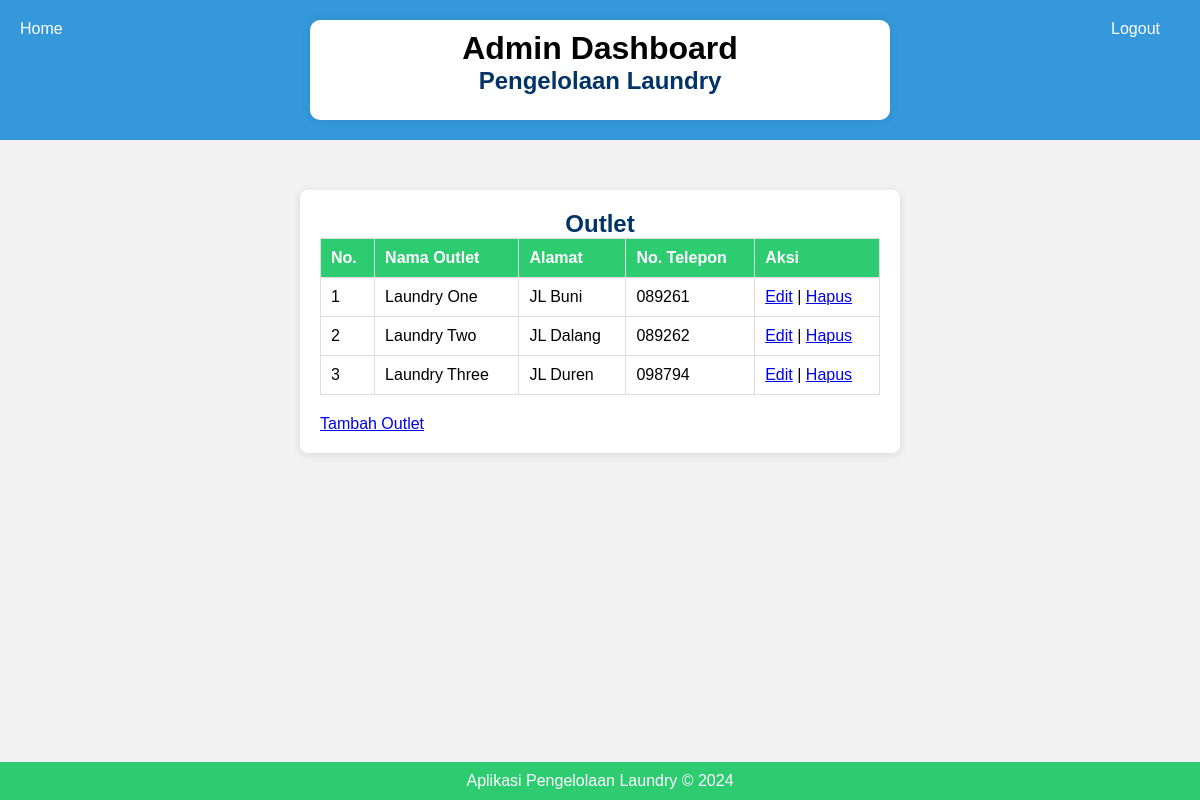
Screenshot of /outlet.php (signed in) with the database file from the repository.
### tables this page shows
CREATE TABLE `tb_outlet` (
  `id` int(11) NOT NULL,
  `nama` varchar(100) DEFAULT NULL,
  `alamat` text DEFAULT NULL,
  `tlp` varchar(15) DEFAULT NULL
);

### outlet.php (the view, shortened to what this page needs)
<!DOCTYPE html>
<html lang="id">
<head>
    <link rel="stylesheet" href="css/style.css">
    <link rel="stylesheet" href="css/registrasi.css">
</head>
<header>
    <div class="container">
        <div class="branding">
            <h1>Admin Dashboard</h1>
            <h2>Pengelolaan Laundry</h2>
        </div>
    </div>
    <ul class="logout">
        <li><a href="logout.php">Logout</a></li>
    </ul>
    <ul class="home">
        <?php if ($_SESSION['login'] == 'admin') { ?>
            <li><a href="admin_dashboard.php">Home</a></li>
        <?php } elseif ($_SESSION['login'] == 'kasir') { ?>
            <li><a href="kasir_dashboard.php">Home</a></li>
        <?php } ?>
    </ul>
</header>
<body>
    <div class="container">
        <h2>Outlet</h2>
        <table class="registrasi-table">
            <thead>
                <tr>
                    <th>No.</th>
                    <th>Nama Outlet</th>
                    <th>Alamat</th>
                    <th>No. Telepon</th>
                    <th>Aksi</th>
                </tr>
            </thead>
            <tbody>
                <?php
                include 'koneksi.php';
                $query = "SELECT * FROM tb_outlet";
                $result = mysqli_query($koneksi, $query);
                $no = 1;
                while ($data = mysqli_fetch_assoc($result)) {
                    ?>
                    <tr>
                        <td><?php echo $no++; ?></td>
                        <td><?php echo $data['nama']; ?></td>
                        <td><?php echo $data['alamat']; ?></td>
                        <td><?php echo $data['tlp']; ?></td>
                        <td>
                            <a href="edit_outlet.php?id=<?php echo $data['id']; ?>">Edit</a> |
                            <a href="hapus_outlet.php?id=<?php echo $data['id']; ?>">Hapus</a>
                        </td>
                    </tr>
                    <?php
                }
                ?>
            </tbody>
        </table>
        <a href="tambah_outlet.php">Tambah Outlet</a>
    </div>
    <footer>
        <p>Aplikasi Pengelolaan Laundry &copy; 2024</p>
    </footer>
</body>
</html>

### css/style.css (style rules this page uses)
* { margin: 0; padding: 0; box-sizing: border-box; }
body { font-family: Arial, sans-serif; background-color: #f4f4f4; margin: 0; padding: 0; }
header { background-color: #3498db; color: #000000; padding: 20px; text-align: center; position: relative; }
header .container { max-width: 650px; margin: 0 auto; padding: 10px; background-color: #fff; border-radius: 10px 10px 10px 10px; box-shadow: 0 0 10px rgba(0, 0, 0, 0.1); height: 100px; }
header ul { list-style: none; margin: 0; padding: 0; position: absolute; top: 20px; }
header ul li { display: inline-block; margin-right: 20px; }
header ul li a { color: #fff; text-decoration: none; transition: color 0.3s ease; }
.logout { position: absolute; right: 20px; top: 20px; color: #fff; text-decoration: none; transition: color 0.3s ease; }
.home { position: absolute; left: 20px; bottom: 10px; color: #fff; text-decoration: none; transition: color 0.3s ease; }
.container { max-width: 1200px; margin: 40px auto; padding: 20px; background-color: #fff; border-radius: 10px; box-shadow: 0 0 10px rgba(0, 0, 0, 0.1); }
footer { background-color: #2ecc71; color: #fff; padding: 10px; text-align: center; clear: both; position: fixed; bottom: 0; width: 100%; }

### css/registrasi.css (style rules this page uses)
body { font-family: Arial, sans-serif; background-color: #f2f2f2; margin: 0; padding: 0; }
.container { width: 50%; margin: 50px auto; background-color: #ffffff; padding: 20px; border-radius: 8px; box-shadow: 0 2px 10px rgba(0, 0, 0, 0.1); }
h2 { text-align: center; color: #003366; }
.registrasi-table { width: 100%; border-collapse: collapse; margin-bottom: 20px; }
.registrasi-table th, .registrasi-table td { border: 1px solid #ddd; padding: 10px; text-align: left; }
.registrasi-table th { background-color: #2ecc71; color: #fff; }

### rows the page displays
tb_outlet: nama "Laundry One", alamat "JL Buni", tlp "089261"
tb_outlet: nama "Laundry Two", alamat "JL Dalang", tlp "089262"
tb_outlet: nama "Laundry Three", alamat "JL Duren", tlp "098794"
